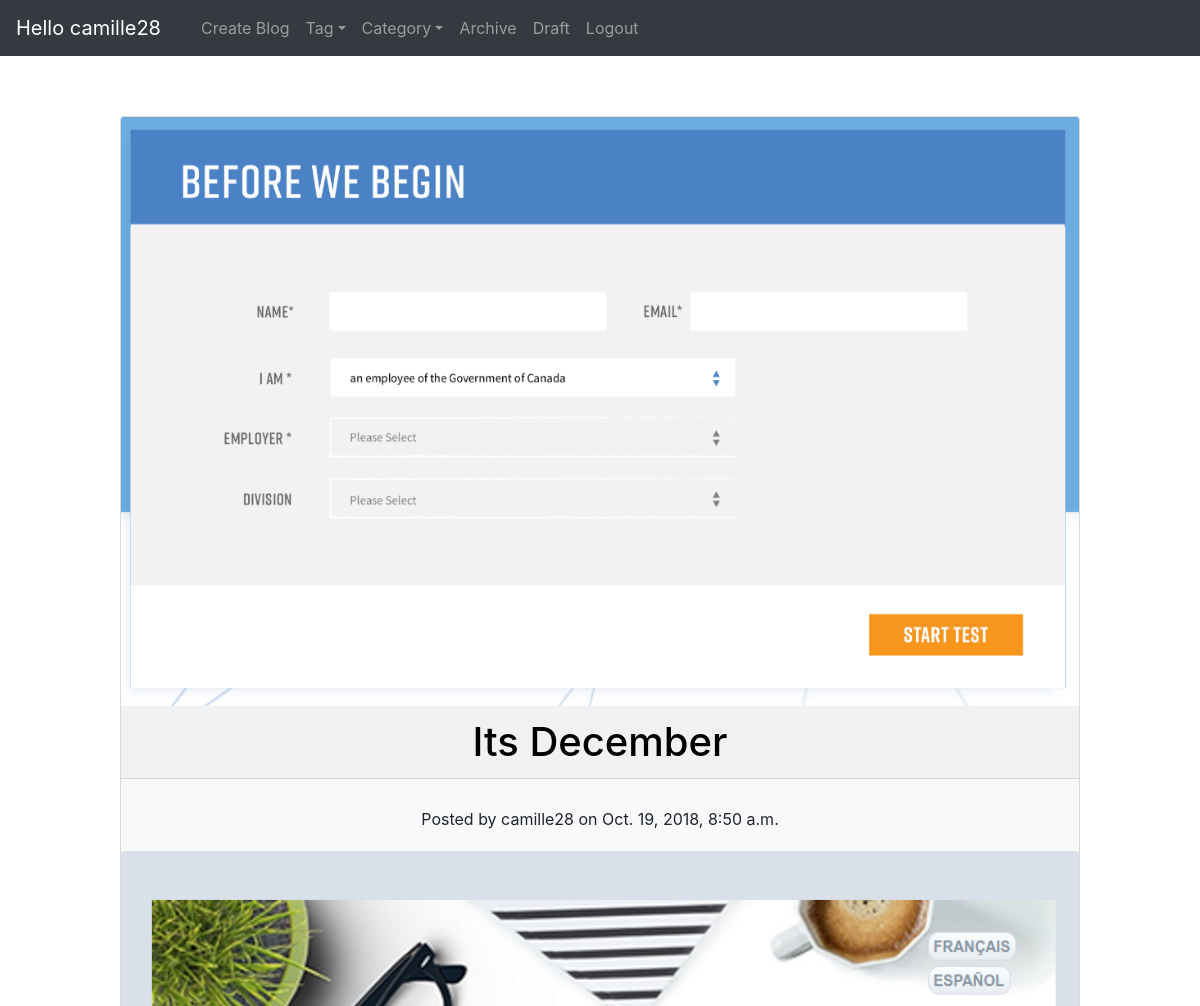
The app's page / (signed in, upper part), older data.
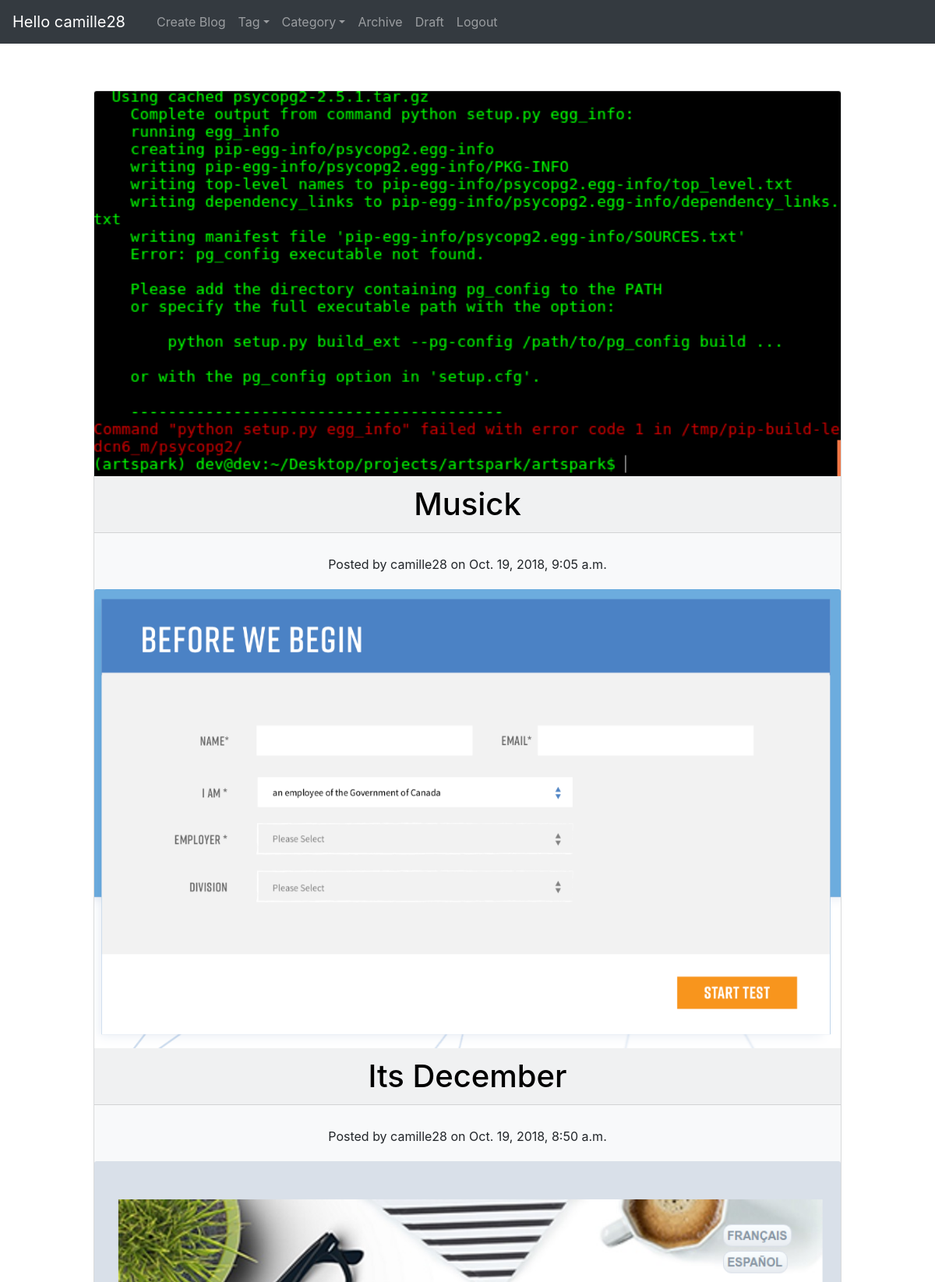
The same page, newer data.
### mainblog/models.py (models this page shows, shortened)
class Post(models.Model):
    title = models.CharField(max_length=50)
    author = models.ForeignKey(User, on_delete=models.CASCADE)
    date_added = models.DateTimeField(auto_now_add=True)
    date_mod = models.DateTimeField(null=True)
    text = models.TextField(null=True)
    is_archived = models.BooleanField(default=False)
    cover_image = models.ImageField(upload_to='cover_images/')
    is_draft = models.BooleanField(default=False)
    category = models.ForeignKey("Category", on_delete=models.CASCADE)
    tag = models.ManyToManyField(Tag)

### mainblog/views.py (the view)
# urls.py: path('', views.index, name='index'),
def index(request):
    category = Category.objects.all()
    tags = Tag.objects.all()
    posts = Post.objects.filter(is_archived=False).order_by('-date_added')
    draft = Post.objects.filter(is_draft=True)
    if request.user.is_authenticated:
        posts = posts.filter(author=request.user)
    context = {'posts': posts, 'category': category, 'tags':tags,'draft': draft}
    return render(request,'home.html', context)

### templates/home.html (shortened to what this page needs)
{% extends 'base.html'%}
{% block content %}
{% if user.is_authenticated %}
<nav class="navbar navbar-expand-sm bg-dark navbar-dark">
    <small class="navbar-brand" href="#">Hello {{user.username}} </small>
        <ul class="navbar-nav">
            <li class="nav-item">
              <a class="nav-link" href="#"></a>
            </li>
            <li class="nav-item">
              <a class="nav-link" href="{% url 'create_post' %}">Create Blog</a>
            </li>
             <li class="nav-item dropdown">
                <a class="nav-link dropdown-toggle" href="#" id="navbardrop" data-toggle="dropdown">
                Tag</a>
            <li class="nav-item">
            <li class="nav-item dropdown">
                <a class="nav-link dropdown-toggle" href="#" id="navbardrop" data-toggle="dropdown">
                Category</a>
            </li>
            <li class="nav-item">
              <a class="nav-link" href="{% url 'archive_list' %}">Archive</a>
            </li>
            <li class="nav-item">
              <a class="nav-link" href="#">Draft</a>
            </li>
            <li class="nav-item">
              <a class="nav-link" href="{% url 'signout'%}">Logout</a>
            </li>
        </ul>
</nav>
<center>
    <div class="card bg-light mb-3" style="width: 60rem; margin-top: 5%;">
        {% for post in posts %}
        <img class="card-img-top" src = "{{ post.cover_image.url }}">
        <h1 class="card-header"> <a style="text-decoration: none; color:black;" href="{% url 'blog_post' post.id %}">{{ post.title }}</a> </h1>
            <div class="card-body">
                    <p class="card-text">Posted by  {{ post.author }} on  {{ post.date_added}} </p>
             </div>
        {% endfor %}
        </div>
</center>
 {% endif %}
 {% endblock %}

Row changes from the older to the newer data that the page shows:
now on this page (row edited): Post: cover_image (picture), title "Musick", author "camille28", date_added "Oct. 19, 2018, 9:05 a.m."
